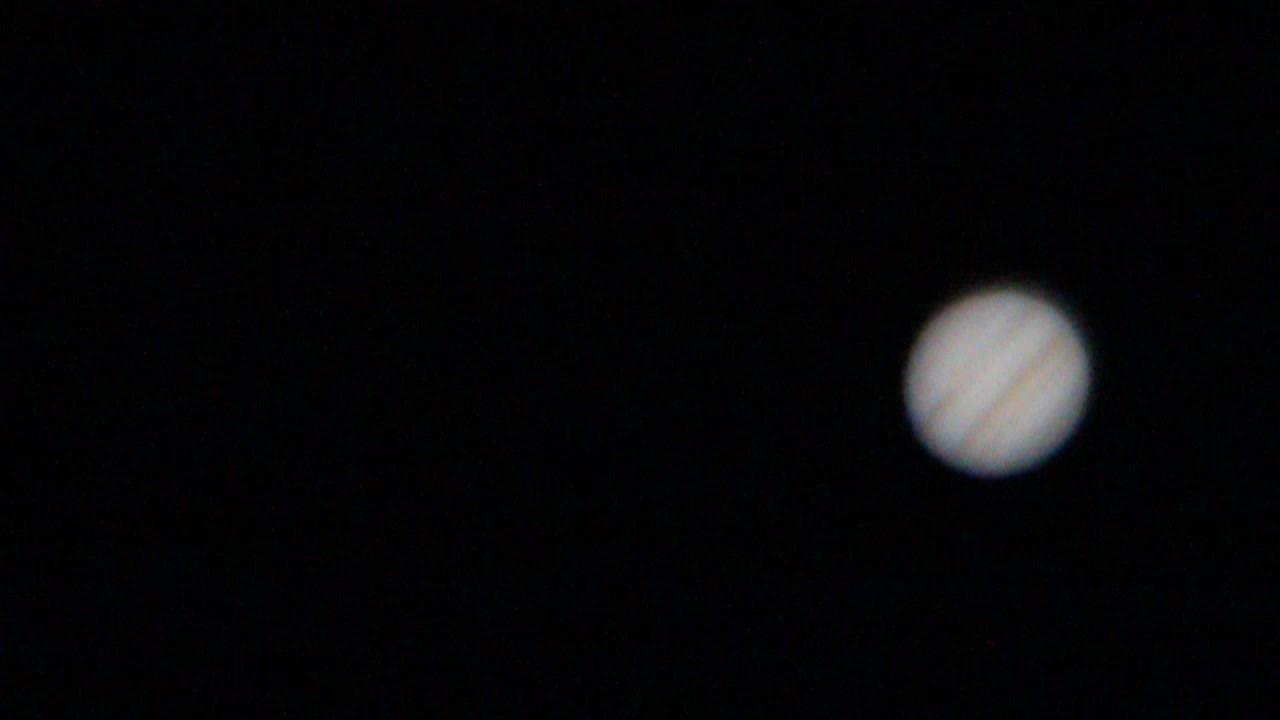
#> input picture ch15/cropped/MVI_6450 003.jpg, 1280 x 720 px
$ python crop_n_scale_images.py
#> lines starting #> are read from the running program, lines starting #| are printed output that depends on the picture; after the words box and inside, x2 and y2 are one past the last pixel; in counts of white or black regions, pixels touching at a corner belong together
import os
import sys
import shutil
from PIL import Image, ImageOps


def del_folders(name):
    """If a folder with a named prefix exists in a directory, delete it."""
#> called with name = 'cropped'
    contents = os.listdir()
    for item in contents:
        if os.path.isdir(item) and item.startswith(name):
            shutil.rmtree(item)


def clean_folder(prefix_to_save):
    """Delete all files in folder except those with a named prefix."""
    files = os.listdir()
    for file in files:
        if not file.startswith(prefix_to_save):
            os.remove(file)


def crop_images():
    """Crop and scale images of a planet to box around planet."""
    files = os.listdir()
    for file_num, file in enumerate(files, start=1):
        with Image.open(file) as img:
#> img is the input picture: PIL image 1280x720 RGB; mean R, G, B 5.8, 5.8, 7.1
            gray = img.convert('L')
            bw = gray.point(lambda x: 0 if x < 90 else 255)
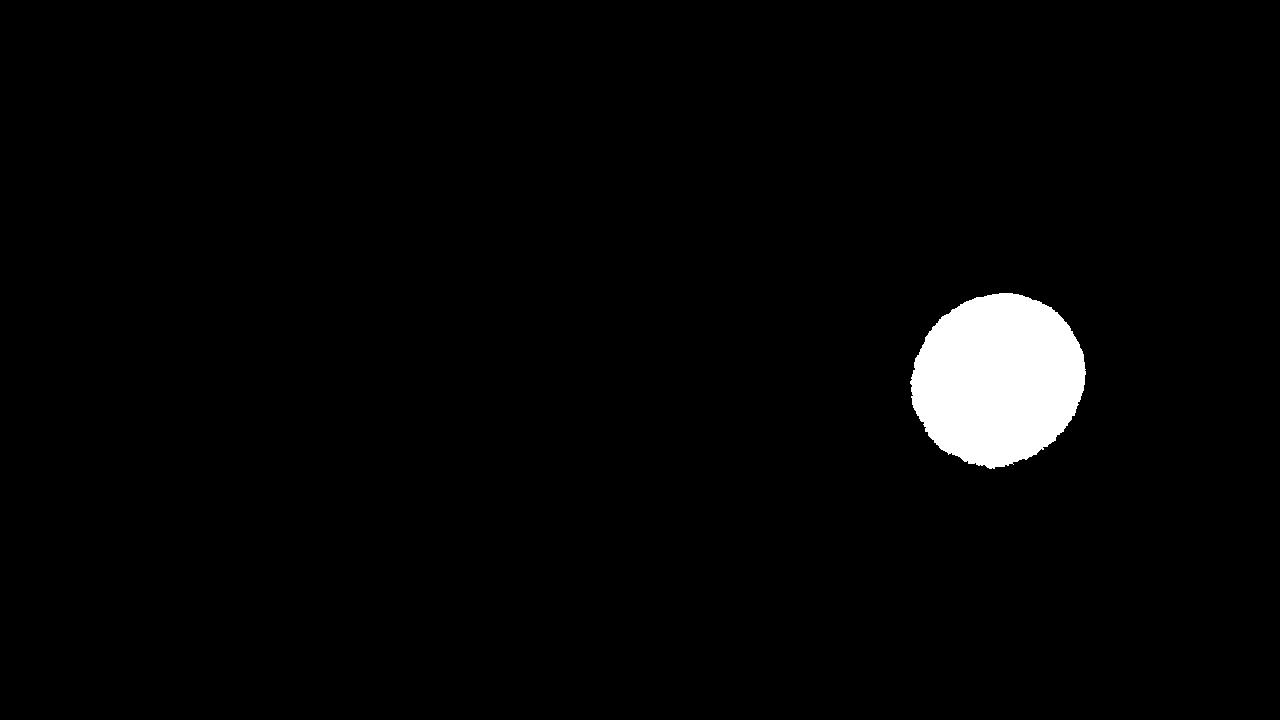
#> bw: PIL image 1280x720 L; 2.5% white; 1 white region, box (x1, y1, x2, y2) and area: (910, 293, 1086, 469) 23366
            box = bw.getbbox()
#> box = (910, 293, 1086, 469)
            padded_box = (box[0]-20, box[1]-20, box[2]+20, box[3]+20)
#> padded_box = (890, 273, 1106, 489)
            cropped = img.crop(padded_box)
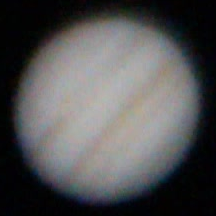
#> cropped: PIL image 216x216 RGB; mean R, G, B 82.1, 81.9, 82.8
            scaled = ImageOps.fit(
                cropped, (860, 860), Image.LANCZOS, 0, (0.5, 0.5),
                )
            file_name = f'cropped_{file_num}.jpg'
            scaled.save(file_name, 'JPEG')


def main():
    """Get starting folder, copy folder, run crop function, & clean folder."""
    # get name of folder in cwd with original video images
    frames_folder = 'video_frames'

    # prepare files & folders
    del_folders('cropped')
    shutil.copytree(frames_folder, 'cropped')

    # run cropping function:
    print("start cropping and scaling...")
    os.chdir('cropped')
    crop_images()
    clean_folder(prefix_to_save='cropped')  # delete upcropped originals

    print("Done! \n")


if __name__ == '__main__':
    main()
